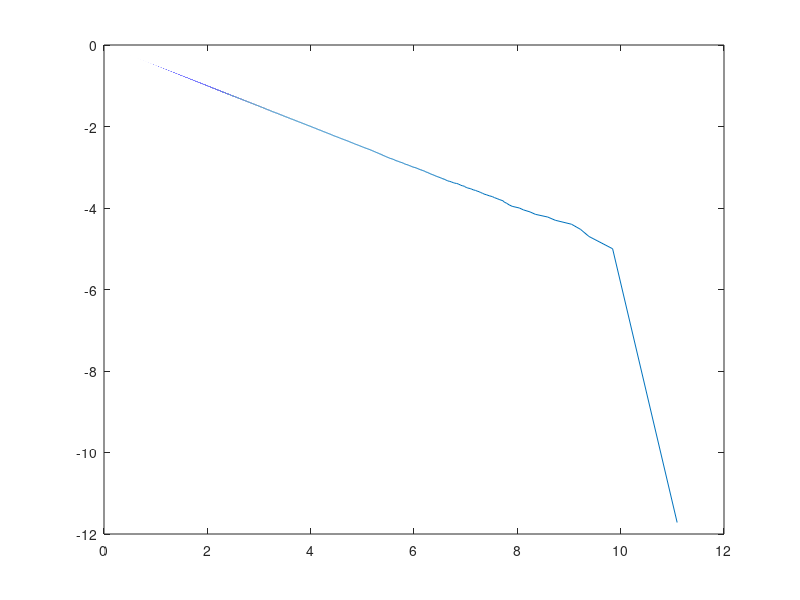

This chart was generated by the following MATLAB code:
%-------------------------------------------------------------------------
%                          
%                           Project 3
%
%                          Exercise (c)
%
%-------------------------------------------------------------------------


Pcumsum = zeros(1e5,1);
Pcum = zeros(1e5,1);
xsum = zeros(1e5,1);

for k = 1:10
    zc        = rand(1e5,1).^(-2);
    unqZC     = unique(zc);
    xsum = xsum + unqZC; 
    countZC = histc(zc,unqZC);
    relFreq   = countZC/numel(zc);
    
    for i = 1:length(unqZC)
        Pcum(i) = 1.0 - sum(relFreq(1:i));
        Pcumsum(i) = Pcumsum(i) + Pcum(i);
    end
end

Pcumsum = Pcumsum/10;
xsum = xsum/10;

%i = 1;
%while(Pcumsum(i) > 0)
 %   y(i) = Pcumsum(i);
%    i = i+1;
%end

figure(1);
plot(log10(xsum),log10(Pcumsum))

